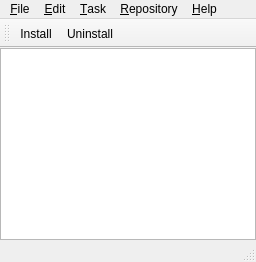
<ui version="4.0" >
 <class>MainWindow</class>
 <widget class="QMainWindow" name="MainWindow" >
  <property name="windowTitle" >
   <string>MiKTeX Package Manager</string>
  </property>
  <property name="windowIcon" >
   <iconset resource="mpm.qrc" >
    <normaloff>:/Resources/Icons/32x32/apps/miktex.png</normaloff>:/Resources/Icons/32x32/apps/miktex.png</iconset>
  </property>
  <widget class="QWidget" name="centralwidget" >
   <layout class="QVBoxLayout" name="verticalLayout" >
    <property name="spacing" >
     <number>0</number>
    </property>
    <property name="margin" >
     <number>0</number>
    </property>
    <item>
     <widget class="QTreeView" name="treeView" >
      <property name="selectionMode" >
       <enum>QAbstractItemView::ExtendedSelection</enum>
      </property>
      <property name="rootIsDecorated" >
       <bool>false</bool>
      </property>
      <property name="sortingEnabled" >
       <bool>true</bool>
      </property>
     </widget>
    </item>
   </layout>
  </widget>
  <widget class="QMenuBar" name="menubar" >
   <property name="geometry" >
    <rect>
     <x>0</x>
     <y>0</y>
     <width>732</width>
     <height>21</height>
    </rect>
   </property>
   <widget class="QMenu" name="menuFile" >
    <property name="title" >
     <string>&amp;File</string>
    </property>
    <addaction name="actionProperties" />
    <addaction name="actionExit" />
   </widget>
   <widget class="QMenu" name="menuHelp" >
    <property name="title" >
     <string>&amp;Help</string>
    </property>
    <addaction name="actionAbout" />
   </widget>
   <widget class="QMenu" name="menuRepository" >
    <property name="title" >
     <string>&amp;Repository</string>
    </property>
    <addaction name="actionChangeRepository" />
    <addaction name="actionSynchronize" />
   </widget>
   <widget class="QMenu" name="menu_Edit" >
    <property name="title" >
     <string>&amp;Edit</string>
    </property>
    <addaction name="actionSelectAll" />
    <addaction name="actionSelectInstallablePackages" />
   </widget>
   <widget class="QMenu" name="menu_Task" >
    <property name="title" >
     <string>&amp;Task</string>
    </property>
    <addaction name="actionInstall" />
    <addaction name="actionUninstall" />
   </widget>
   <addaction name="menuFile" />
   <addaction name="menu_Edit" />
   <addaction name="menu_Task" />
   <addaction name="menuRepository" />
   <addaction name="menuHelp" />
  </widget>
  <widget class="QStatusBar" name="statusbar" />
  <widget class="QToolBar" name="toolBar" >
   <property name="windowTitle" >
    <string>toolBar</string>
   </property>
   <property name="toolButtonStyle" >
    <enum>Qt::ToolButtonIconOnly</enum>
   </property>
   <attribute name="toolBarArea" >
    <enum>TopToolBarArea</enum>
   </attribute>
   <attribute name="toolBarBreak" >
    <bool>true</bool>
   </attribute>
   <addaction name="actionInstall" />
   <addaction name="actionUninstall" />
  </widget>
  <action name="actionExit" >
   <property name="text" >
    <string>E&amp;xit</string>
   </property>
   <property name="statusTip" >
    <string>Quits the application.</string>
   </property>
  </action>
  <action name="actionAbout" >
   <property name="text" >
    <string>&amp;About MiKTeX Package Manager</string>
   </property>
   <property name="iconText" >
    <string>About</string>
   </property>
   <property name="toolTip" >
    <string>About</string>
   </property>
   <property name="statusTip" >
    <string>Show version number and copying conditions.</string>
   </property>
  </action>
  <action name="actionChangeRepository" >
   <property name="text" >
    <string>&amp;Change Package Repository...</string>
   </property>
   <property name="statusTip" >
    <string>Starts the repository wizard.</string>
   </property>
  </action>
  <action name="actionSynchronize" >
   <property name="text" >
    <string>&amp;Synchronize</string>
   </property>
   <property name="statusTip" >
    <string>Synchronizes the package database.</string>
   </property>
  </action>
  <action name="actionProperties" >
   <property name="text" >
    <string>&amp;Properties</string>
   </property>
   <property name="iconText" >
    <string>Properties</string>
   </property>
   <property name="statusTip" >
    <string>Shows package properties.</string>
   </property>
  </action>
  <action name="actionSelectAll" >
   <property name="text" >
    <string>Select &amp;All</string>
   </property>
   <property name="statusTip" >
    <string>Selects all packages.</string>
   </property>
   <property name="shortcut" >
    <string>Ctrl+A</string>
   </property>
  </action>
  <action name="actionSelectInstallablePackages" >
   <property name="text" >
    <string>Select &amp;Installable Packages</string>
   </property>
   <property name="statusTip" >
    <string>Selects packages which are not yet installed.</string>
   </property>
  </action>
  <action name="actionInstall" >
   <property name="icon" >
    <iconset resource="mpm.qrc" >
     <normaloff>:/Resources/Icons/16x16/actions/package-install.png</normaloff>:/Resources/Icons/16x16/actions/package-install.png</iconset>
   </property>
   <property name="text" >
    <string>&amp;Install...</string>
   </property>
   <property name="statusTip" >
    <string>Installs the selected packages.</string>
   </property>
   <property name="shortcut" >
    <string>+</string>
   </property>
  </action>
  <action name="actionUninstall" >
   <property name="icon" >
    <iconset resource="mpm.qrc" >
     <normaloff>:/Resources/Icons/16x16/actions/package-uninstall.png</normaloff>:/Resources/Icons/16x16/actions/package-uninstall.png</iconset>
   </property>
   <property name="text" >
    <string>&amp;Uninstall...</string>
   </property>
   <property name="statusTip" >
    <string>Uninstalls the selected packages.</string>
   </property>
   <property name="shortcut" >
    <string>-</string>
   </property>
  </action>
 </widget>
 <resources>
  <include location="mpm.qrc" />
 </resources>
 <connections>
  <connection>
   <sender>actionExit</sender>
   <signal>triggered()</signal>
   <receiver>MainWindow</receiver>
   <slot>close()</slot>
   <hints>
    <hint type="sourcelabel" >
     <x>-1</x>
     <y>-1</y>
    </hint>
    <hint type="destinationlabel" >
     <x>399</x>
     <y>299</y>
    </hint>
   </hints>
  </connection>
  <connection>
   <sender>actionSelectAll</sender>
   <signal>triggered()</signal>
   <receiver>treeView</receiver>
   <slot>selectAll()</slot>
   <hints>
    <hint type="sourcelabel" >
     <x>-1</x>
     <y>-1</y>
    </hint>
    <hint type="destinationlabel" >
     <x>303</x>
     <y>212</y>
    </hint>
   </hints>
  </connection>
 </connections>
</ui>
